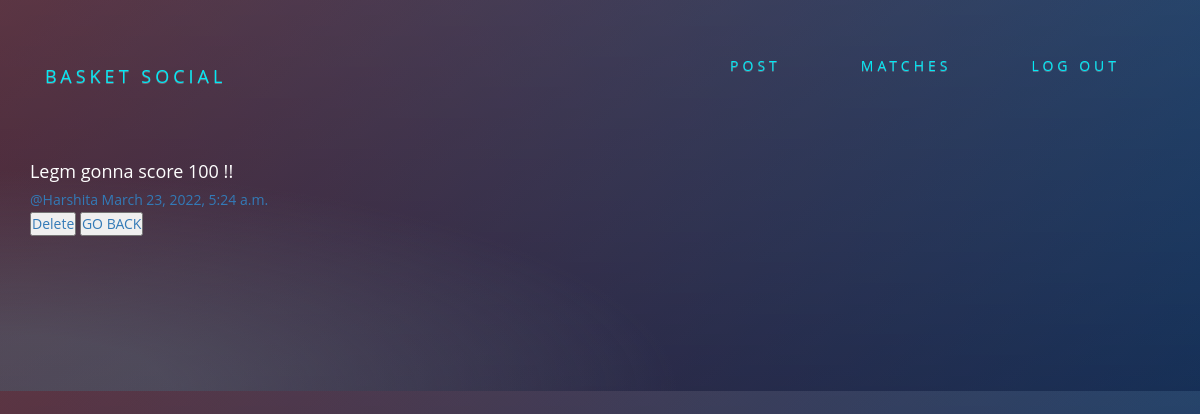
Screenshot of /posts/by/Harshita/12 (signed in) with the database file from the repository.
### posts/models.py (models this page shows, shortened)
class Post(models.Model):
    user=models.ForeignKey(User,related_name='posts',on_delete=models.CASCADE)
    created_at=models.DateTimeField(auto_now=True)
    message=models.TextField()
    message_html=models.TextField(editable=False)
    group=models.ForeignKey(Group,related_name='posts',null=True,blank=True,on_delete=models.CASCADE)
    class Meta:
        ordering=['-created_at']

### posts/views.py (the view)
# urls.py: path('by/<username>/<pk>',views.PostDetail.as_view(),name='single'),
class PostDetail(SelectRelatedMixin,generic.DetailView):
    model=models.Post
    select_related=('user','group')
    def get_queryset(self):
        queryset=super().get_queryset()
        return queryset.filter(user__username__iexact=self.kwargs.get('username'))

### posts/templates/posts/post_detail.html
{% extends "posts/post_base.html" %}
{% block post_content %}
<div class="col-md-8">
  <div class="post media">
    <h4>{{post.message_html|safe}}</h4>
    <div class="media-body">
      <h5 class='media-heading'>
      <span class='username'><a href="{% url 'posts:for_user' username=post.user.username %}">@{{ post.user.username }}</a></span>
      <time class='time'><a href="{% url 'posts:single' username=post.user.username pk=post.pk %}">{{ post.created_at }}</a></time>
    </h5>
       <div class="media-footer">
         {% if user.is_authenticated and post.user == user %}
         <a href="{% url 'posts:delete' pk=post.pk %}"><button type="button" name="button" class='pulse'>Delete</button></a>
         <a href="{% url 'groups:all' %}"><button type="button" name="button" class='pulse'>GO BACK</button></a>
        {% endif %}
       </div>
    </div>
  </div>
</div>
{% endblock %}

### static/social/css/master.css (style rules this page uses)
body { margin: 0; overflow: auto; background: #2f294f; color:white; }
* { -webkit-box-sizing:border-box; -moz-box-sizing:border-box; -ms-box-sizing:border-box; -o-box-sizing:border-box; box-sizing:border-box; }
body { font-family: 'Open Sans', sans-serif; background: #092756; background: -moz-radial-gradient(0% 100%, ellipse cover, rgba(104,128,138,.4) 10%,rgba(138,114,76,0) 40%),-moz-linear-gradient(top, rgba(57,173,219,.25) 0%, rgba(42,60,87,.4) 100%), -moz-linear-gradient(-45deg, #670d10 0%, #092756 100%); background: -webkit-radial-gradient(0% 100%, ellipse cover, rgba(104,128,138,.4) 10%,rgba(138,114,76,0) 40%), -webkit-linear-gradient(top, rgba(57,173,219,.25) 0%,rgba(42,60,87,.4) 100%), -webkit-linear-gradient(-45deg, #670d10 0%,#092756 100%); background: -o-radial-gradient(0% 100%, ellipse cover, rgba(104,128,138,.4) 10%,rgba(138,114,76,0) 40%), -o-linear-gradient(top, rgba(57,173,219,.25) 0%,rgba(42,60,87,.4) 100%), -o-linear-gradient(-45deg, #670d10 0%,#092756 100%); background: -ms-radial-gradient(0% 100%, ellipse cover, rgba(104,128,138,.4) 10%,rgba(138,114,76,0) 40%), -ms-linear-gradient(top, rgba(57,173,219,.25) 0%,rgba(42,60,87,.4) 100%), -ms-linear-gradient(-45deg, #670d10 0%,#092756 100%); background: -webkit-radial-gradient(0% 100%, ellipse cover, rgba(104,128,138,.4) 10%,rgba(138,114,76,0) 40%), linear-gradient(to bottom, rgba(57,173,219,.25) 0%,rgba(42,60,87,.4) 100%), linear-gradient(135deg, #670d10 0%,#092756 100%); filter: progid:DXImageTransform.Microsoft.gradient( startColorstr='#3E1D6D', endColorstr='#092756',GradientType=1 ); }
* { margin: 0; padding: 0; box-sizing: border-box; }

### rows the page displays
Post: message_html "Legm gonna score 100 !!", user.username "Harshita", created_at "March 23, 2022, 5:24 a.m."
